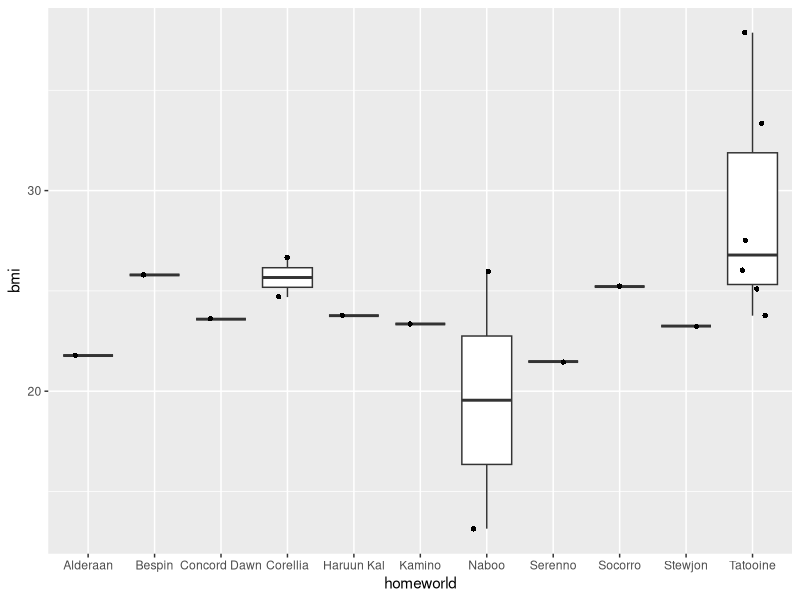

Write the R code that produced this figure.
## ---- chunk 1
install.packages("dplyr")
library("dplyr")
## ---- chunk 2
starwars
head(starwars)
## ---- chunk 3
colnames(starwars)
## ---- chunk 4
humans <- starwars %>%
  filter(species == "Human")

humans_selected_columns <- humans %>% 
  select(birth_year, gender, mass, height, homeworld)

humans_bmi <- humans_selected_columns %>%
  mutate(bmi = mass / ((height / 100)  ^ 2)) %>%
  arrange(bmi, height, desc(birth_year)) %>%
  na.omit
## ---- chunk 5
head(humans_bmi, 15)
## ---- chunk 6
install.packages("ggplot2")
library("ggplot2")
## ---- chunk 7
p <- ggplot(humans_bmi, aes(x=homeworld, y=bmi))

p <- p + geom_boxplot() 
p + geom_jitter(shape=16, position=position_jitter(0.2))
## ---- chunk 8
humans_bmi %>% count(homeworld)

humans_filtered <- humans_bmi %>%
  filter(homeworld==c("Tatooine"))

head(humans_filtered, 10)
